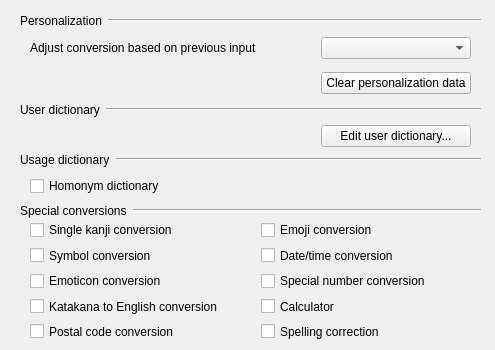
    <widget class="QWidget" name="dictionaryTab">
     <attribute name="title">
      <string>Dictionary</string>
     </attribute>
     <widget class="QWidget" name="gridLayoutWidget_5">
      <property name="geometry">
       <rect>
        <x>30</x>
        <y>30</y>
        <width>441</width>
        <height>71</height>
       </rect>
      </property>
      <layout class="QGridLayout" name="gridLayout_5">
       <item row="1" column="1">
        <widget class="QPushButton" name="clearUserHistoryButton">
         <property name="text">
          <string>Clear personalization data</string>
         </property>
        </widget>
       </item>
       <item row="0" column="0">
        <widget class="QLabel" name="label_7">
         <property name="text">
          <string>Adjust conversion based on previous input</string>
         </property>
         <property name="wordWrap">
          <bool>true</bool>
         </property>
        </widget>
       </item>
       <item row="0" column="1">
        <widget class="QComboBox" name="historyLearningLevelComboBox">
         <property name="minimumSize">
          <size>
           <width>150</width>
           <height>0</height>
          </size>
         </property>
        </widget>
       </item>
       <item row="1" column="0">
        <spacer name="horizontalSpacer_2">
         <property name="orientation">
          <enum>Qt::Orientation::Horizontal</enum>
         </property>
         <property name="sizeHint" stdset="0">
          <size>
           <width>40</width>
           <height>20</height>
          </size>
         </property>
        </spacer>
       </item>
      </layout>
     </widget>
     <widget class="QWidget" name="gridLayoutWidget_6">
      <property name="geometry">
       <rect>
        <x>30</x>
        <y>120</y>
        <width>441</width>
        <height>32</height>
       </rect>
      </property>
      <layout class="QGridLayout" name="gridLayout_6">
       <item row="0" column="1">
        <spacer name="horizontalSpacer">
         <property name="orientation">
          <enum>Qt::Orientation::Horizontal</enum>
         </property>
         <property name="sizeHint" stdset="0">
          <size>
           <width>40</width>
           <height>20</height>
          </size>
         </property>
        </spacer>
       </item>
       <item row="0" column="2">
        <widget class="QPushButton" name="editUserDictionaryButton">
         <property name="sizePolicy">
          <sizepolicy hsizetype="Maximum" vsizetype="Fixed">
           <horstretch>0</horstretch>
           <verstretch>0</verstretch>
          </sizepolicy>
         </property>
         <property name="minimumSize">
          <size>
           <width>150</width>
           <height>0</height>
          </size>
         </property>
         <property name="text">
          <string>Edit user dictionary...</string>
         </property>
        </widget>
       </item>
      </layout>
     </widget>
     <widget class="QWidget" name="gridLayoutWidget_3">
      <property name="geometry">
       <rect>
        <x>30</x>
        <y>220</y>
        <width>456</width>
        <height>121</height>
       </rect>
      </property>
      <layout class="QGridLayout" name="gridLayout_3">
       <item row="0" column="0">
        <widget class="QCheckBox" name="singleKanjiConversionCheckBox">
         <property name="text">
          <string>Single kanji conversion</string>
         </property>
        </widget>
       </item>
       <item row="1" column="0">
        <widget class="QCheckBox" name="symbolConversionCheckBox">
         <property name="text">
          <string>Symbol conversion</string>
         </property>
        </widget>
       </item>
       <item row="2" column="0">
        <widget class="QCheckBox" name="emoticonConversionCheckBox">
         <property name="text">
          <string>Emoticon conversion</string>
         </property>
        </widget>
       </item>
       <item row="3" column="0">
        <widget class="QCheckBox" name="t13nConversionCheckBox">
         <property name="text">
          <string>Katakana to English conversion</string>
         </property>
        </widget>
       </item>
       <item row="4" column="0">
        <widget class="QCheckBox" name="zipcodeConversionCheckBox">
         <property name="text">
          <string>Postal code conversion</string>
         </property>
        </widget>
       </item>
       <item row="4" column="1">
        <widget class="QCheckBox" name="spellingCorrectionCheckBox">
         <property name="text">
          <string>Spelling correction</string>
         </property>
        </widget>
       </item>
       <item row="3" column="1">
        <widget class="QCheckBox" name="calculatorCheckBox">
         <property name="text">
          <string>Calculator</string>
         </property>
        </widget>
       </item>
       <item row="2" column="1">
        <widget class="QCheckBox" name="numberConversionCheckBox">
         <property name="text">
          <string>Special number conversion</string>
         </property>
        </widget>
       </item>
       <item row="1" column="1">
        <widget class="QCheckBox" name="dateConversionCheckBox">
         <property name="text">
          <string>Date/time conversion</string>
         </property>
        </widget>
       </item>
       <item row="0" column="1">
        <widget class="QCheckBox" name="emojiConversionCheckBox">
         <property name="text">
          <string>Emoji conversion</string>
         </property>
        </widget>
       </item>
      </layout>
     </widget>
     <widget class="QWidget" name="horizontalLayoutWidget_5">
      <property name="geometry">
       <rect>
        <x>20</x>
        <y>10</y>
        <width>461</width>
        <height>21</height>
       </rect>
      </property>
      <layout class="QHBoxLayout" name="horizontalLayout_8">
       <item>
        <widget class="QLabel" name="label">
         <property name="text">
          <string>Personalization</string>
         </property>
        </widget>
       </item>
       <item>
        <widget class="Line" name="line">
         <property name="sizePolicy">
          <sizepolicy hsizetype="MinimumExpanding" vsizetype="Fixed">
           <horstretch>0</horstretch>
           <verstretch>0</verstretch>
          </sizepolicy>
         </property>
         <property name="orientation">
          <enum>Qt::Orientation::Horizontal</enum>
         </property>
        </widget>
       </item>
      </layout>
     </widget>
     <widget class="QWidget" name="horizontalLayoutWidget_11">
      <property name="geometry">
       <rect>
        <x>20</x>
        <y>100</y>
        <width>461</width>
        <height>20</height>
       </rect>
      </property>
      <layout class="QHBoxLayout" name="horizontalLayout_14">
       <item>
        <widget class="QLabel" name="label_6">
         <property name="text">
          <string>User dictionary</string>
         </property>
        </widget>
       </item>
       <item>
        <widget class="Line" name="line_6">
         <property name="sizePolicy">
          <sizepolicy hsizetype="MinimumExpanding" vsizetype="Fixed">
           <horstretch>0</horstretch>
           <verstretch>0</verstretch>
          </sizepolicy>
         </property>
         <property name="orientation">
          <enum>Qt::Orientation::Horizontal</enum>
         </property>
        </widget>
       </item>
      </layout>
     </widget>
     <widget class="QWidget" name="horizontalLayoutWidget_7">
      <property name="geometry">
       <rect>
        <x>20</x>
        <y>200</y>
        <width>461</width>
        <height>21</height>
       </rect>
      </property>
      <layout class="QHBoxLayout" name="horizontalLayout_22">
       <item>
        <widget class="QLabel" name="specialConversionLabel">
         <property name="text">
          <string>Special conversions</string>
         </property>
        </widget>
       </item>
       <item>
        <widget class="Line" name="specialConversionLine">
         <property name="sizePolicy">
          <sizepolicy hsizetype="MinimumExpanding" vsizetype="Fixed">
           <horstretch>0</horstretch>
           <verstretch>0</verstretch>
          </sizepolicy>
         </property>
         <property name="orientation">
          <enum>Qt::Orientation::Horizontal</enum>
         </property>
        </widget>
       </item>
      </layout>
     </widget>
     <widget class="QWidget" name="horizontalLayoutWidget_21">
      <property name="geometry">
       <rect>
        <x>20</x>
        <y>150</y>
        <width>461</width>
        <height>20</height>
       </rect>
      </property>
      <layout class="QHBoxLayout" name="horizontalLayout_24">
       <item>
        <widget class="QLabel" name="label_9">
         <property name="text">
          <string>Usage dictionary</string>
         </property>
        </widget>
       </item>
       <item>
        <widget class="Line" name="line_9">
         <property name="sizePolicy">
          <sizepolicy hsizetype="MinimumExpanding" vsizetype="Fixed">
           <horstretch>0</horstretch>
           <verstretch>0</verstretch>
          </sizepolicy>
         </property>
         <property name="orientation">
          <enum>Qt::Orientation::Horizontal</enum>
         </property>
        </widget>
       </item>
      </layout>
     </widget>
     <widget class="QWidget" name="gridLayoutWidget_8">
      <property name="geometry">
       <rect>
        <x>30</x>
        <y>170</y>
        <width>441</width>
        <height>32</height>
       </rect>
      </property>
      <layout class="QGridLayout" name="gridLayout_12">
       <item row="0" column="0">
        <widget class="QCheckBox" name="localUsageDictionaryCheckBox">
         <property name="text">
          <string>Homonym dictionary</string>
         </property>
        </widget>
       </item>
       <item row="0" column="1">
        <spacer name="horizontalSpacer_5">
         <property name="orientation">
          <enum>Qt::Orientation::Horizontal</enum>
         </property>
         <property name="sizeHint" stdset="0">
          <size>
           <width>20</width>
           <height>20</height>
          </size>
         </property>
        </spacer>
       </item>
      </layout>
     </widget>
    </widget>
